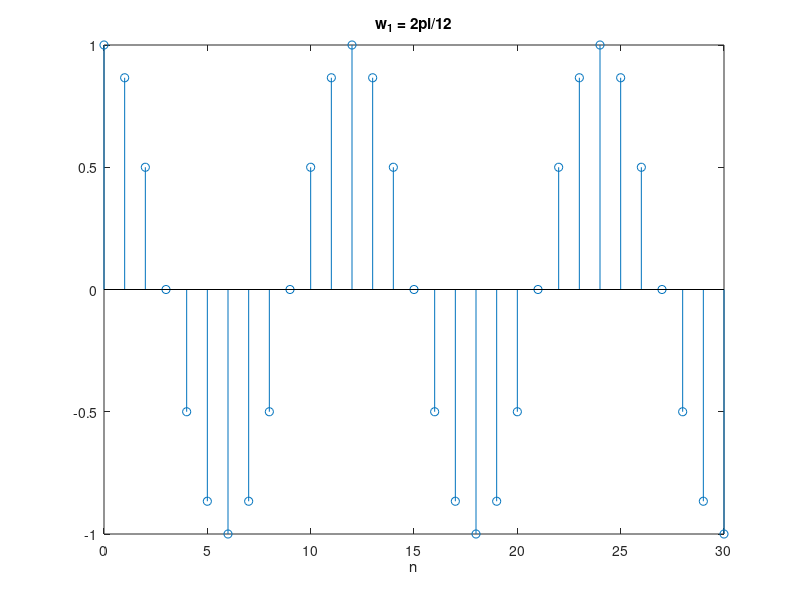
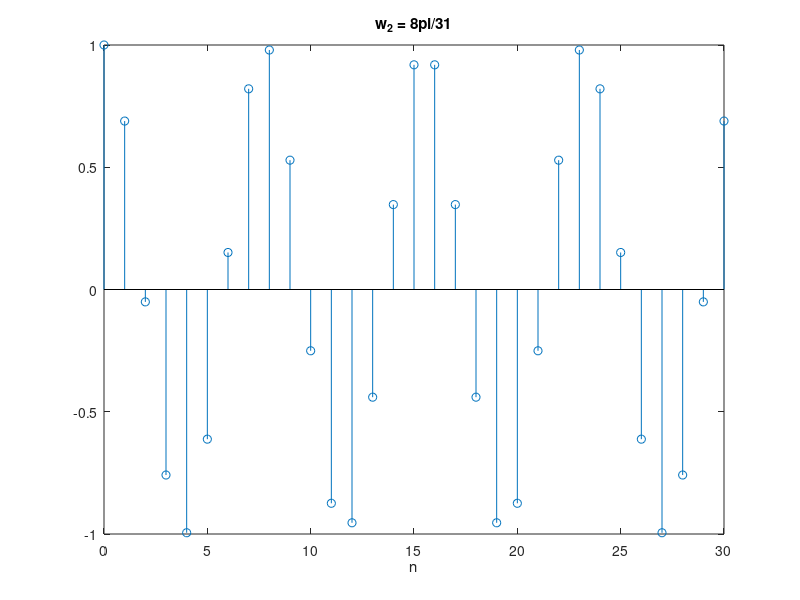
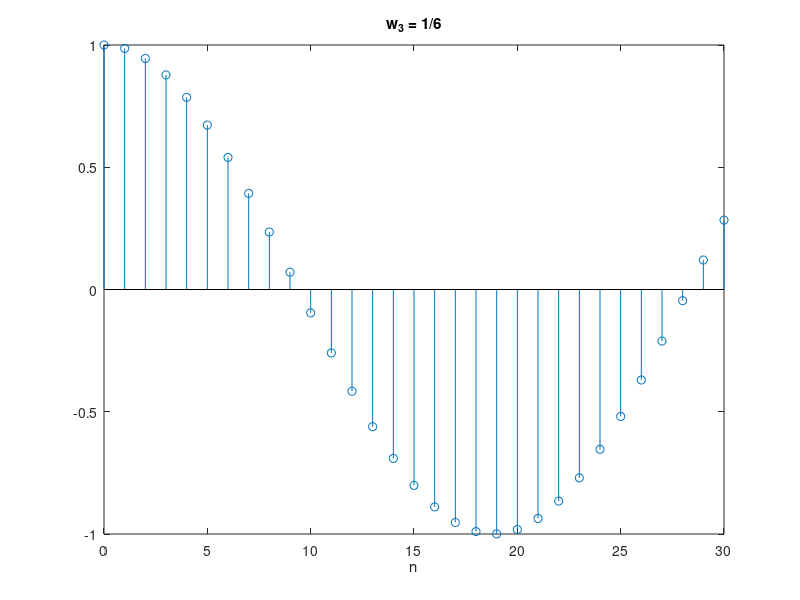
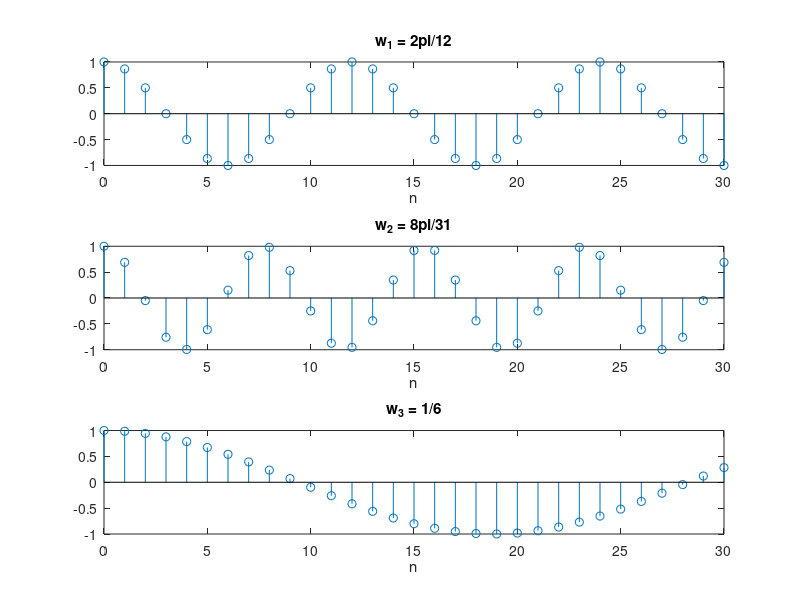

MATLAB code for these plots, in order:
% Plot "Discrete-Time" complex exponential signal, pure imaginary 
% e.g., sinusoidal signal 

%% specify time frame [n0:t_step:n1]
n0 = 0;
n1 = 30;

t_step = 1;

% create time sequence t
n = linspace(n0, n1, n1+1);

%% Generate Signals - Aperiodic 
% fundamental period T_0 (sec)

% Euler's number 
e = exp(1);

% 
w_0 = 1;
C = 1;
phi = 0;

% x(t) = C * alpha^(beta*n)
% x(t) = C * e^(j * w_0 *n)

% complex exponential signal with amplitude scale factor C=1
% x_ = C .* (e .^ (1i.*w_0.*n)); 

% pure imaginary complex exponential, example. cos function
w_1 = 2*pi/12;
w_2 = 8*pi/31;
w_3 = 1/6;

x_1 = C.* cos(w_1.*n);
x_2 = C.* cos(w_2.*n);
x_3 = C.* cos(w_3.*n);

%% Plot in separate figure
% visualize as a discrete-time signal -> use stem(X,Y)

figure();
stem(n,x_1);
title("w_1 = 2\pi/12")
xlabel('n');

figure();
stem(n,x_2);
title("w_2 = 8\pi/31")
xlabel('n');

figure();
stem(n,x_3);
title("w_3 = 1/6")
xlabel('n');


%% subplot

figure();
subplot(3,1,1);
stem(n,x_1);
title("w_1 = 2\pi/12")
xlabel('n');

subplot(3,1,2);
stem(n,x_2);
title("w_2 = 8\pi/31")
xlabel('n');

subplot(3,1,3);
stem(n,x_3);
title("w_3 = 1/6")
xlabel('n');

